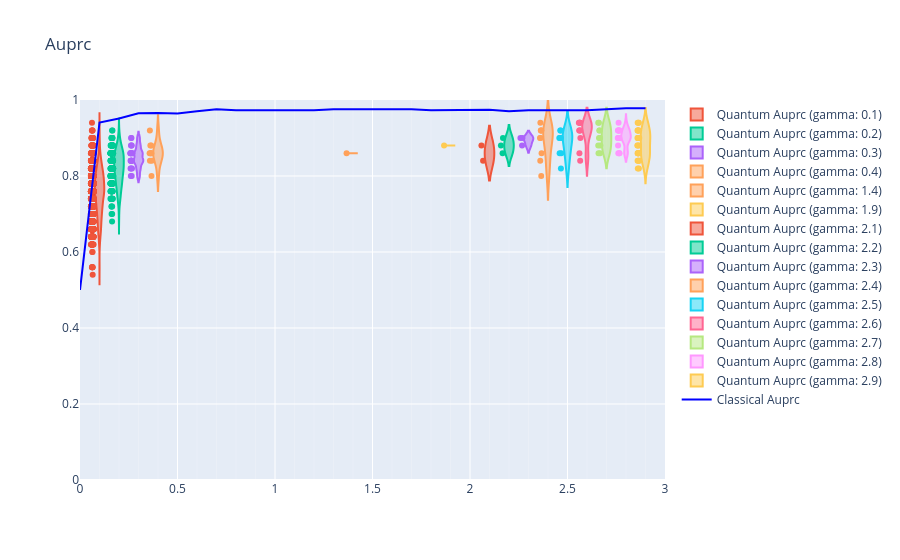

The notebook cell this image was saved under:
### Code cell
fig = go.Figure()

for i in range(30):
    gamma_val = gamma[i]

    fig.add_trace(
        go.Violin(
            x=[gamma_val] * len(Q_auprc_train_array[i]),  # 🔥 핵심
            y=Q_acc_train_array[i],
            points="all",
            name = f"Quantum Auprc (gamma: {gamma_val})"
        )
    )

fig.add_trace(
    go.Scatter(
        x = gamma,
        y = C_auprc_train_list,
        mode="lines",
        line_color = "blue",
        name = "Classical Auprc"
    )
)

fig.update_xaxes(
tickmode="linear",
dtick=0.5,          # 큰 눈금 간격
tick0=0
)

fig.update_xaxes(
    tickmode="linear",
    dtick=0.5,  # 큰 눈금

    minor=dict(
        tickmode="linear",
        dtick=0.1,   # 작은 눈금
        showgrid=True
    )
)

fig.update_xaxes(
    tickmode="linear",
    dtick=0.5,
    showgrid=True,
    gridwidth=1,

    minor=dict(
        tickmode="linear",
        dtick=0.1,
        showgrid=True,
        gridwidth=0.5
    )
)

fig.update_layout(title_text="Auprc")
fig.update_xaxes(range=[0, 3])
fig.update_yaxes(range=[0, 1])

fig.show()

### Figure 1 — Plotly figure (JSON) as saved in the notebook; plotly's stock layout.template omitted (floating-point values rounded to 4 significant figures; data arrays with more than 128 entries replaced by an {"elided": "..."} marker saying what was removed)
{"data": [{"name": "Quantum Auprc (gamma: 0.0)", "points": "all", "type": "violin", "x": [], "y": []}, {"name": "Quantum Auprc (gamma: 0.1)", "points": "all", "type": "violin", "x": {"elided": "1810 float values"}, "y": {"elided": "1810 float values"}}, {"name": "Quantum Auprc (gamma: 0.2)", "points": "all", "type": "violin", "x": {"elided": "258 float values"}, "y": {"elided": "258 float values"}}, {"name": "Quantum Auprc (gamma: 0.3)", "points": "all", "type": "violin", "x": [0.3, 0.3, 0.3, 0.3, 0.3, 0.3, 0.3, 0.3, 0.3, 0.3, 0.3, 0.3, 0.3, 0.3, 0.3, 0.3, 0.3, 0.3, 0.3, 0.3, 0.3, 0.3, 0.3], "y": [0.86, 0.84, 0.86, 0.84, 0.84, 0.88, 0.86, 0.8, 0.88, 0.82, 0.84, 0.84, 0.84, 0.86, 0.9, 0.82, 0.82, 0.84, 0.88, 0.9, 0.86, 0.86, 0.8]}, {"name": "Quantum Auprc (gamma: 0.4)", "points": "all", "type": "violin", "x": [0.4, 0.4, 0.4, 0.4, 0.4, 0.4, 0.4, 0.4, 0.4, 0.4], "y": [0.86, 0.88, 0.86, 0.84, 0.92, 0.8, 0.88, 0.86, 0.84, 0.86]}, {"name": "Quantum Auprc (gamma: 0.5)", "points": "all", "type": "violin", "x": [], "y": []}, {"name": "Quantum Auprc (gamma: 0.6)", "points": "all", "type": "violin", "x": [], "y": []}, {"name": "Quantum Auprc (gamma: 0.7)", "points": "all", "type": "violin", "x": [], "y": []}, {"name": "Quantum Auprc (gamma: 0.8)", "points": "all", "type": "violin", "x": [], "y": []}, {"name": "Quantum Auprc (gamma: 0.9)", "points": "all", "type": "violin", "x": [], "y": []}, {"name": "Quantum Auprc (gamma: 1.0)", "points": "all", "type": "violin", "x": [], "y": []}, {"name": "Quantum Auprc (gamma: 1.1)", "points": "all", "type": "violin", "x": [], "y": []}, {"name": "Quantum Auprc (gamma: 1.2)", "points": "all", "type": "violin", "x": [], "y": []}, {"name": "Quantum Auprc (gamma: 1.3)", "points": "all", "type": "violin", "x": [], "y": []}, {"name": "Quantum Auprc (gamma: 1.4)", "points": "all", "type": "violin", "x": [1.4], "y": [0.86]}, {"name": "Quantum Auprc (gamma: 1.5)", "points": "all", "type": "violin", "x": [], "y": []}, {"name": "Quantum Auprc (gamma: 1.6)", "points": "all", "type": "violin", "x": [], "y": []}, {"name": "Quantum Auprc (gamma: 1.7)", "points": "all", "type": "violin", "x": [], "y": []}, {"name": "Quantum Auprc (gamma: 1.8)", "points": "all", "type": "violin", "x": [], "y": []}, {"name": "Quantum Auprc (gamma: 1.9)", "points": "all", "type": "violin", "x": [1.9], "y": [0.88]}, {"name": "Quantum Auprc (gamma: 2.0)", "points": "all", "type": "violin", "x": [], "y": []}, {"name": "Quantum Auprc (gamma: 2.1)", "points": "all", "type": "violin", "x": [2.1, 2.1], "y": [0.84, 0.88]}, {"name": "Quantum Auprc (gamma: 2.2)", "points": "all", "type": "violin", "x": [2.2, 2.2, 2.2], "y": [0.9, 0.86, 0.88]}, {"name": "Quantum Auprc (gamma: 2.3)", "points": "all", "type": "violin", "x": [2.3, 2.3, 2.3], "y": [0.88, 0.9, 0.9]}, {"name": "Quantum Auprc (gamma: 2.4)", "points": "all", "type": "violin", "x": [2.4, 2.4, 2.4, 2.4, 2.4, 2.4, 2.4, 2.4, 2.4], "y": [0.84, 0.8, 0.86, 0.92, 0.94, 0.92, 0.9, 0.9, 0.92]}, {"name": "Quantum Auprc (gamma: 2.5)", "points": "all", "type": "violin", "x": [2.5, 2.5, 2.5, 2.5, 2.5, 2.5, 2.5, 2.5], "y": [0.92, 0.86, 0.9, 0.82, 0.86, 0.92, 0.9, 0.9]}, {"name": "Quantum Auprc (gamma: 2.6)", "points": "all", "type": "violin", "x": [2.6, 2.6, 2.6, 2.6, 2.6, 2.6, 2.6, 2.6, 2.6, 2.6], "y": [0.94, 0.94, 0.92, 0.92, 0.92, 0.84, 0.94, 0.9, 0.86, 0.94]}, {"name": "Quantum Auprc (gamma: 2.7)", "points": "all", "type": "violin", "x": [2.7, 2.7, 2.7, 2.7, 2.7, 2.7, 2.7, 2.7, 2.7, 2.7], "y": [0.94, 0.92, 0.92, 0.9, 0.9, 0.86, 0.88, 0.88, 0.86, 0.94]}, {"name": "Quantum Auprc (gamma: 2.8)", "points": "all", "type": "violin", "x": [2.8, 2.8, 2.8, 2.8, 2.8, 2.8, 2.8, 2.8, 2.8, 2.8, 2.8, 2.8, 2.8, 2.8, 2.8, 2.8, 2.8], "y": [0.88, 0.92, 0.9, 0.92, 0.86, 0.9, 0.92, 0.92, 0.9, 0.86, 0.9, 0.9, 0.86, 0.94, 0.9, 0.9, 0.92]}, {"name": "Quantum Auprc (gamma: 2.9)", "points": "all", "type": "violin", "x": [2.9, 2.9, 2.9, 2.9, 2.9, 2.9, 2.9, 2.9, 2.9, 2.9, 2.9, 2.9, 2.9, 2.9, 2.9, 2.9, 2.9, 2.9, 2.9, 2.9, 2.9, 2.9, 2.9, 2.9, 2.9, 2.9, 2.9, 2.9, 2.9], "y": [0.9, 0.92, 0.86, 0.86, 0.94, 0.9, 0.82, 0.9, 0.94, 0.84, 0.94, 0.9, 0.9, 0.86, 0.84, 0.84, 0.9, 0.92, 0.88, 0.88, 0.86, 0.92, 0.82, 0.86, 0.84, 0.86, 0.92, 0.92, 0.88]}, {"line": {"color": "blue"}, "mode": "lines", "name": "Classical Auprc", "type": "scatter", "x": [0.0, 0.1, 0.2, 0.3, 0.4, 0.5, 0.6, 0.7, 0.8, 0.9, 1.0, 1.1, 1.2, 1.3, 1.4, 1.5, 1.6, 1.7, 1.8, 1.9, 2.0, 2.1, 2.2, 2.3, 2.4, 2.5, 2.6, 2.7, 2.8, 2.9], "y": [0.5, 0.9405, 0.9514, 0.965, 0.9659, 0.9643, 0.9701, 0.9759, 0.973, 0.973, 0.973, 0.973, 0.973, 0.9759, 0.9759, 0.9759, 0.9759, 0.9759, 0.973, 0.973, 0.9745, 0.9745, 0.9701, 0.973, 0.973, 0.973, 0.973, 0.9757, 0.9782, 0.9782]}], "layout": {"title": {"text": "Auprc"}, "xaxis": {"dtick": 0.5, "gridwidth": 1, "minor": {"dtick": 0.1, "gridwidth": 0.5, "showgrid": true, "tickmode": "linear"}, "range": [0, 3], "showgrid": true, "tick0": 0, "tickmode": "linear"}, "yaxis": {"range": [0, 1]}}}
